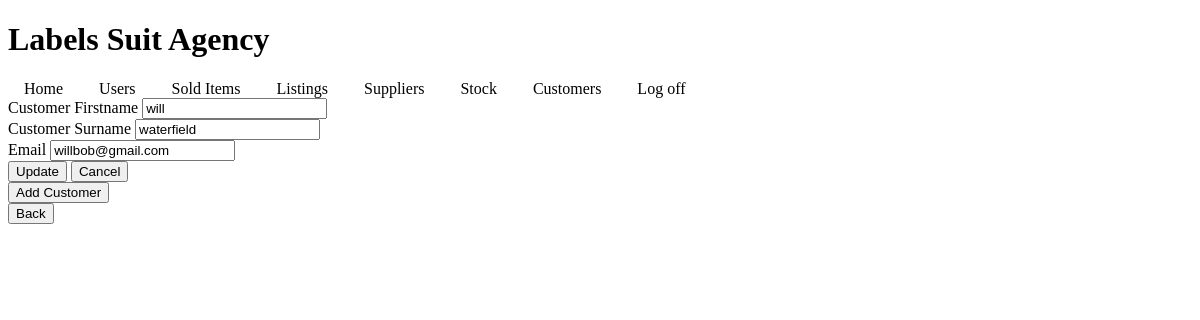
The app's page /editcustomer/3, older data.
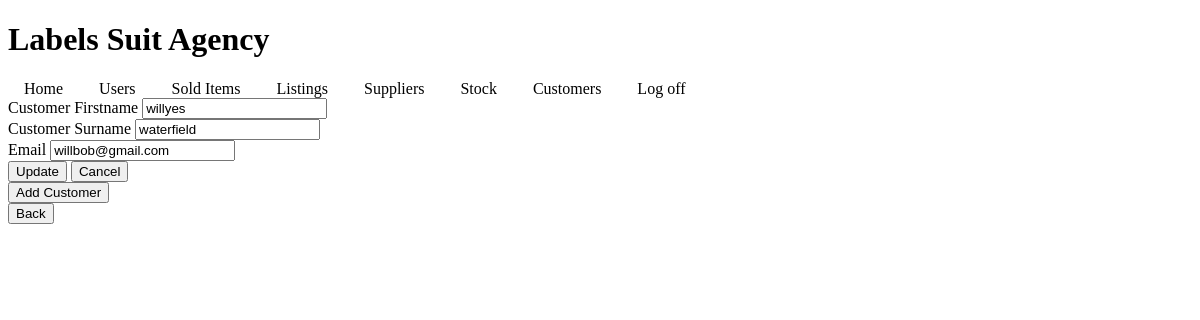
The same page, newer data.
### app.py (models this page shows, shortened)
class customer(db.Model):
    __tablename__ = 'customers'
    customerid = db.Column(db.Integer, primary_key = True)
    customerfirstname = db.Column(db.String(20))
    customersurname = db.Column(db.String(20))
    email = db.Column(db.String)

### app.py (the view)
@app.route('/editcustomer/<int:customerid>', methods=['GET', 'POST'])
def editcustomer(customerid):
        qry = db.session.query(customer).filter( customer.customerid == customerid)
        customersurname = qry.first()
        if customersurname:
                form = EditCustomerForm(formdata=request.form, obj = customersurname)
                if request.method == 'POST' and form.validate():
                        save_customer(customersurname,form)
                        flash ('Customer updated!')
                        return redirect ('/customerpage')
                return render_template('customerpage.html', form=form)
        else:
                return 'Error loading the customer'.format(customerid=customerid)

### forms.py
class EditCustomerForm(FlaskForm):
    customerfirstname = StringField('Customer Firstname',[InputRequired(),
    Regexp(r'^[A-Za-z\s\-\'\'\/]+$', message= "Invalid Customer Firstname"),
    Length(max=20, message="Too long Firstname")
    ])
    customersurname = StringField('Customer Surname',[InputRequired(),
    Regexp(r'^[A-Za-z\s\-\'\'\/]+$', message= "Invalid Customer Surname"),
    Length(max=20, message="Too long Surname")
    ])
    email = StringField('Email',[InputRequired(),
    ])
    update = SubmitField('Update')
    cancel = SubmitField('Cancel')

### templates/customerpage.html (shortened to what this page needs)
{% import "bootstrap/wtf.html" as wtf %}
{% extends "base.html"%}
{% block body %}
{{ wtf.quick_form(form) }}
<a href="./addcustomer"><button>Add Customer</button></a>
<div class="back">
    <a href="./loggedin"><button>Back</button></a>
</div>
{% endblock %}

### templates/base.html (shortened to what this page needs)
<!DOCTYPE html>
<html lang="en">
<head>
    <link rel="stylesheet" href="{{ url_for ('static', filename='css/main.css') }}">
</head>
<body>
    <div class="banner">
        <h1>Labels Suit Agency <img id ="logo-tick" src=./resources/images/Logo.png alt=""> </h1>
    </div>
    <nav>
        <a href="/loggedin">Home</a>
        <a href="/userpage">Users</a>
        <a href="/solditems">Sold Items</a>
        <a href="/listingpage">Listings</a>
        <a href="/supplierpage">Suppliers</a>
        <a href="/stockpage">Stock</a>
        <a href="/customerpage">Customers</a>
        <a href="/logoff">Log off</a>
    </nav>
    {% block body %} {% endblock %}
</body>
</html>

### css/main.css (style rules this page uses)
nav { text-align: left; }
nav a { text-decoration: none; padding: 1em; color: black; border-radius: 5px; }

Row changes from the older to the newer data that the page shows:
changed customer "waterfield": customerfirstname "will" → "willyes"
